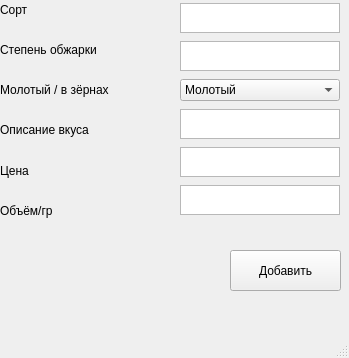
<?xml version="1.0" encoding="UTF-8"?>
<ui version="4.0">
 <class>MainWindow</class>
 <widget class="QMainWindow" name="MainWindow">
  <property name="geometry">
   <rect>
    <x>0</x>
    <y>0</y>
    <width>349</width>
    <height>358</height>
   </rect>
  </property>
  <property name="windowTitle">
   <string>MainWindow</string>
  </property>
  <widget class="QWidget" name="centralwidget">
   <widget class="QWidget" name="verticalLayoutWidget">
    <property name="geometry">
     <rect>
      <x>180</x>
      <y>0</y>
      <width>160</width>
      <height>221</height>
     </rect>
    </property>
    <layout class="QVBoxLayout" name="verticalLayout">
     <property name="spacing">
      <number>5</number>
     </property>
     <item>
      <widget class="QPlainTextEdit" name="type">
       <property name="maximumSize">
        <size>
         <width>200</width>
         <height>30</height>
        </size>
       </property>
      </widget>
     </item>
     <item>
      <widget class="QPlainTextEdit" name="roasting">
       <property name="maximumSize">
        <size>
         <width>200</width>
         <height>30</height>
        </size>
       </property>
      </widget>
     </item>
     <item>
      <widget class="QComboBox" name="comboBox">
       <item>
        <property name="text">
         <string>Молотый</string>
        </property>
       </item>
       <item>
        <property name="text">
         <string>В зёрнах</string>
        </property>
       </item>
      </widget>
     </item>
     <item>
      <widget class="QPlainTextEdit" name="taste">
       <property name="maximumSize">
        <size>
         <width>200</width>
         <height>30</height>
        </size>
       </property>
      </widget>
     </item>
     <item>
      <widget class="QPlainTextEdit" name="price">
       <property name="maximumSize">
        <size>
         <width>200</width>
         <height>30</height>
        </size>
       </property>
      </widget>
     </item>
     <item>
      <widget class="QPlainTextEdit" name="volume">
       <property name="maximumSize">
        <size>
         <width>200</width>
         <height>30</height>
        </size>
       </property>
      </widget>
     </item>
    </layout>
   </widget>
   <widget class="QWidget" name="verticalLayoutWidget_2">
    <property name="geometry">
     <rect>
      <x>0</x>
      <y>0</y>
      <width>160</width>
      <height>221</height>
     </rect>
    </property>
    <layout class="QVBoxLayout" name="verticalLayout_2">
     <property name="spacing">
      <number>20</number>
     </property>
     <item>
      <widget class="QLabel" name="label">
       <property name="maximumSize">
        <size>
         <width>16777215</width>
         <height>20</height>
        </size>
       </property>
       <property name="text">
        <string>Сорт</string>
       </property>
      </widget>
     </item>
     <item>
      <widget class="QLabel" name="label_2">
       <property name="maximumSize">
        <size>
         <width>16777215</width>
         <height>20</height>
        </size>
       </property>
       <property name="text">
        <string>Степень обжарки</string>
       </property>
      </widget>
     </item>
     <item>
      <widget class="QLabel" name="label_3">
       <property name="maximumSize">
        <size>
         <width>16777215</width>
         <height>20</height>
        </size>
       </property>
       <property name="text">
        <string>Молотый / в зёрнах</string>
       </property>
      </widget>
     </item>
     <item>
      <widget class="QLabel" name="label_4">
       <property name="maximumSize">
        <size>
         <width>16777215</width>
         <height>20</height>
        </size>
       </property>
       <property name="text">
        <string>Описание вкуса</string>
       </property>
      </widget>
     </item>
     <item>
      <widget class="QLabel" name="label_5">
       <property name="text">
        <string>Цена</string>
       </property>
      </widget>
     </item>
     <item>
      <widget class="QLabel" name="label_6">
       <property name="text">
        <string>Объём/гр</string>
       </property>
      </widget>
     </item>
    </layout>
   </widget>
   <widget class="QPushButton" name="pushButton">
    <property name="geometry">
     <rect>
      <x>230</x>
      <y>250</y>
      <width>111</width>
      <height>41</height>
     </rect>
    </property>
    <property name="text">
     <string>Добавить</string>
    </property>
   </widget>
  </widget>
  <widget class="QMenuBar" name="menubar">
   <property name="geometry">
    <rect>
     <x>0</x>
     <y>0</y>
     <width>349</width>
     <height>26</height>
    </rect>
   </property>
  </widget>
  <widget class="QStatusBar" name="statusbar"/>
 </widget>
 <resources/>
 <connections/>
</ui>
